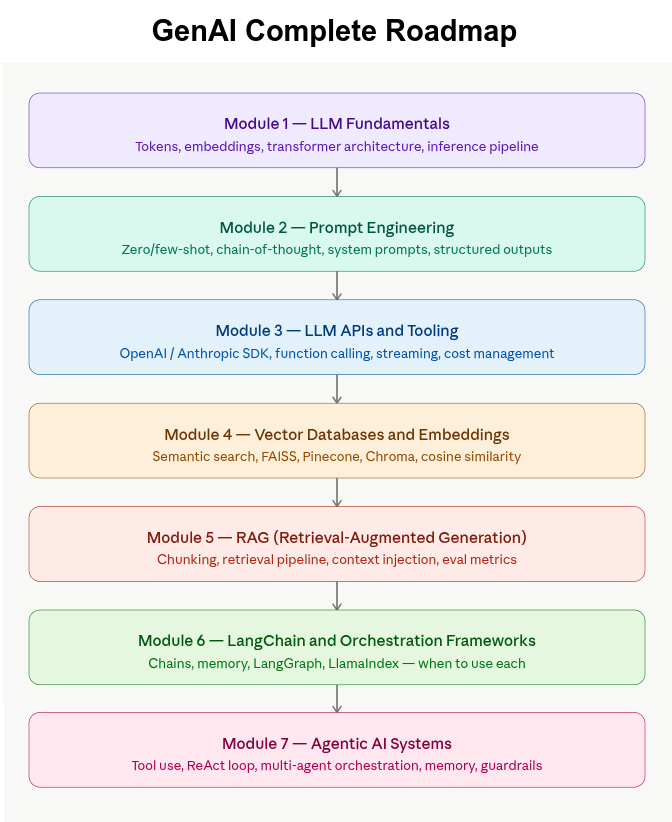
#> input picture gen_ai/Gen AI Complete Roadmap.png, 672 x 822 px, given in place of logo.png, which was not available
$ python video_kyc.py
#> lines starting #> are read from the running program, lines starting #| are printed output that depends on the picture; pictures that were not available may be replaced by others from this repository, and a replacement may not be noted
import cv2
import numpy as np

# ----------------------------
# CONFIG
# ----------------------------
video_path = "input.mp4"          # Input video
watermark_path = "logo.png"       # Watermark (PNG recommended)
output_path = "output.mp4"        # Output video
alpha = 0.3                        # Transparency 0 = invisible, 1 = solid

# ----------------------------
# LOAD VIDEO
# ----------------------------
cap = cv2.VideoCapture(video_path)
if not cap.isOpened():
    raise Exception("❌ Cannot open video")

fps = cap.get(cv2.CAP_PROP_FPS)
width  = int(cap.get(cv2.CAP_PROP_FRAME_WIDTH))
height = int(cap.get(cv2.CAP_PROP_FRAME_HEIGHT))

fourcc = cv2.VideoWriter_fourcc(*"mp4v")
out = cv2.VideoWriter(output_path, fourcc, fps, (width, height))

# ----------------------------
# LOAD WATERMARK
# ----------------------------
wm = cv2.imread(watermark_path, cv2.IMREAD_UNCHANGED)
#> wm is the input picture: shape (822, 672, 4); mean B, G, R, A 233.3, 235.6, 235.8, 255
if wm is None:
    raise Exception("❌ Cannot load watermark image")

# If PNG with alpha → extract alpha channel
if wm.shape[2] == 4:
    b, g, r, a = cv2.split(wm)
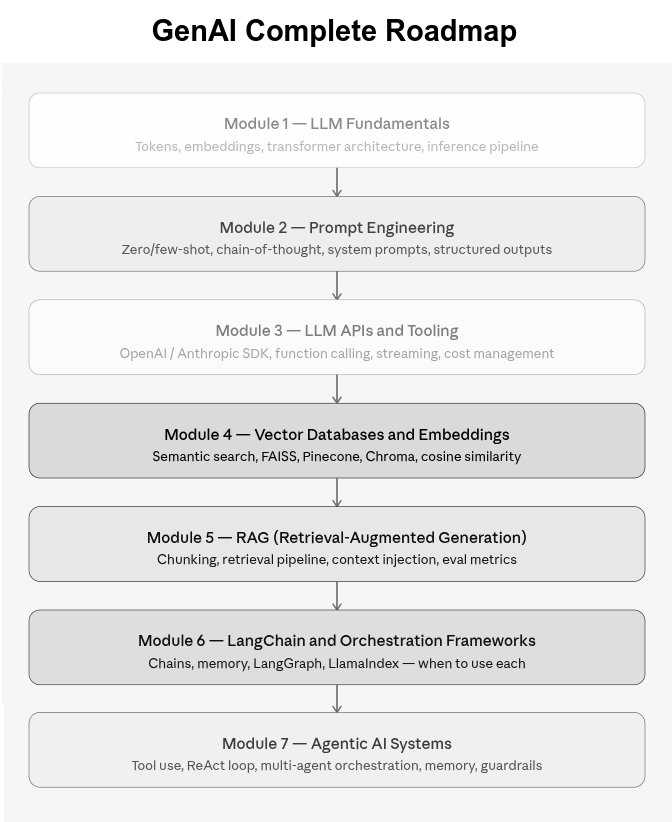
#> b: shape (822, 672); min 0, max 255, mean 233.3
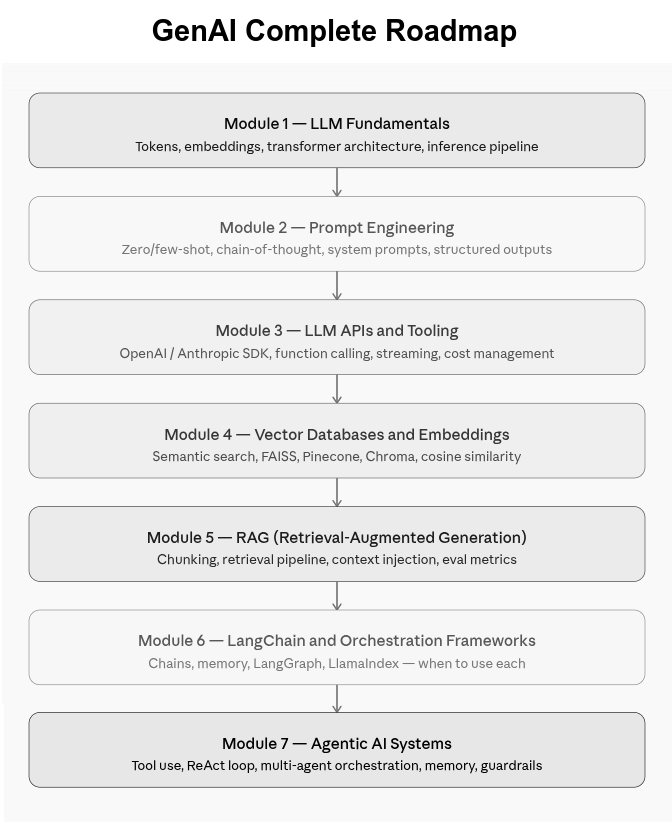
#> g: shape (822, 672); min 0, max 255, mean 235.6
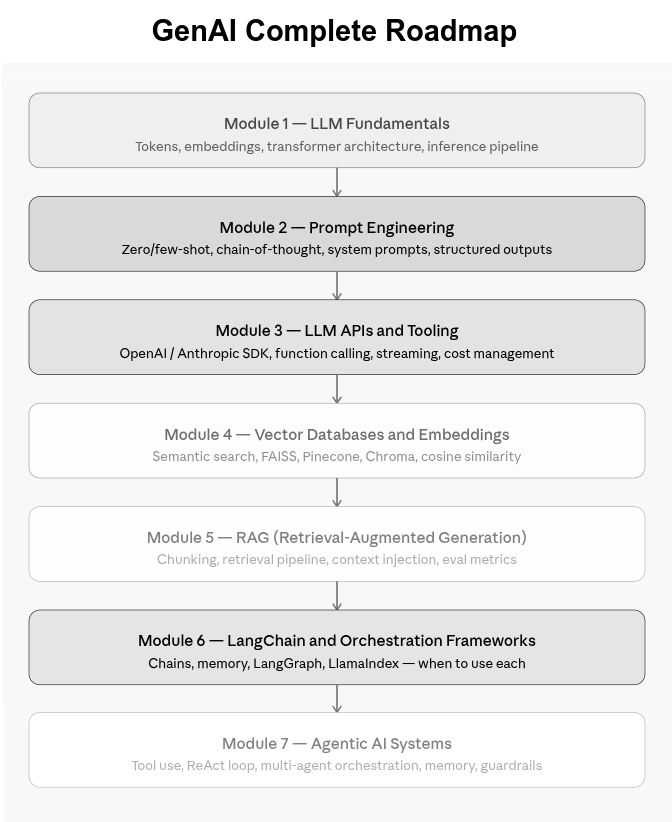
#> r: shape (822, 672); min 0, max 255, mean 235.8
#> a: shape (822, 672); every value is 255
    wm_rgb = cv2.merge((b, g, r))
    wm_alpha = a / 255.0
#> wm_alpha: shape (822, 672) float64; every value is 1
else:
    wm_rgb = wm
    wm_alpha = np.ones(wm_rgb.shape[:2], dtype=float)

# Resize watermark
wm_h, wm_w = wm_rgb.shape[:2]
#> wm_h = 822; wm_w = 672
scale = 0.25
wm_w = int(width * scale)
wm_h = int(wm_h * wm_w / wm_rgb.shape[1])
#> wm_h = 205
wm_rgb = cv2.resize(wm_rgb, (wm_w, wm_h))
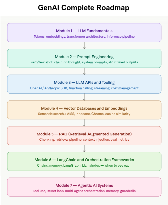
#> wm_rgb: shape (205, 168, 3); mean B, G, R 233.5, 235.6, 236
wm_alpha = cv2.resize(wm_alpha, (wm_w, wm_h))
#> wm_alpha: shape (205, 168) float64; every value is 1

# ----------------------------
# PROCESS EACH FRAME
# ----------------------------
while True:
    ret, frame = cap.read()
    if not ret:
        break

    # Region to blend watermark
    x, y = width - wm_w - 20, height - wm_h - 20
#> x = 484; y = 597
    roi = frame[y:y + wm_h, x:x + wm_w]
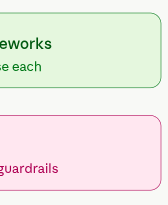
#> roi: shape (205, 168, 3); mean B, G, R 230.6, 237.2, 239.4

    # Blend watermark
    for c in range(3):
        roi[..., c] = (
            roi[..., c] * (1 - wm_alpha * alpha) +
            wm_rgb[..., c] * (wm_alpha * alpha)
        )
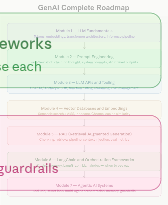
#> roi: shape (205, 168, 3); mean B, G, R 231, 236.4, 238

    frame[y:y + wm_h, x:x + wm_w] = roi
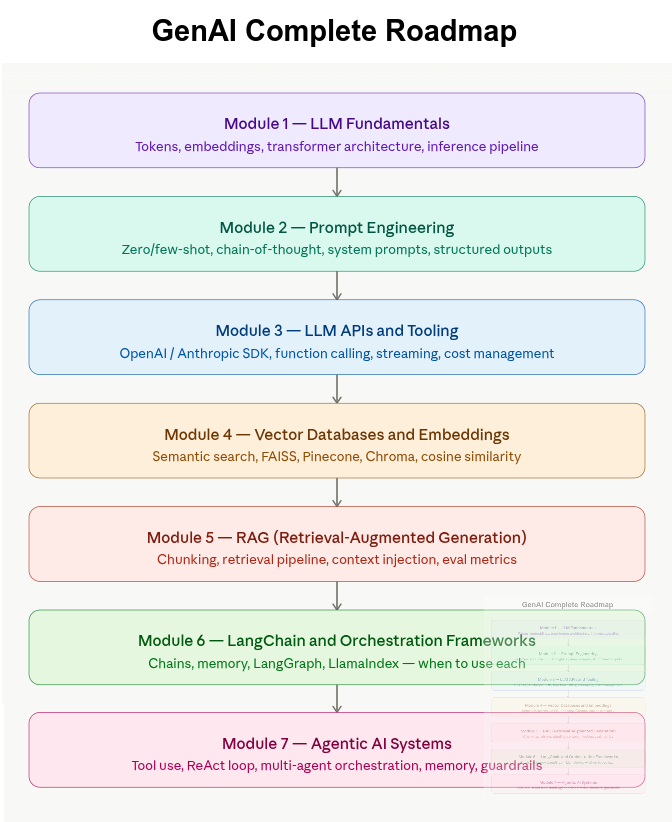
#> frame: shape (822, 672, 3); mean B, G, R 233.4, 235.5, 235.7
    out.write(frame)

cap.release()
out.release()
print("✅ Watermark added successfully!")
